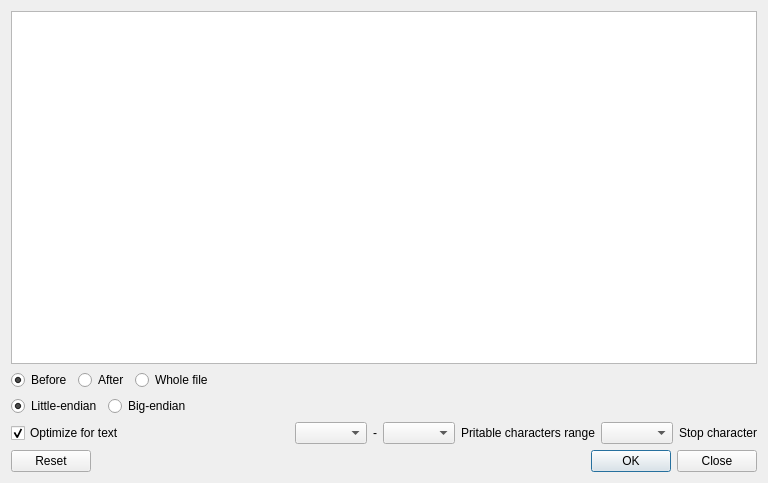
<?xml version="1.0" encoding="UTF-8"?>
<ui version="4.0">
 <class>PointersDialog</class>
 <widget class="QDialog" name="PointersDialog">
  <property name="geometry">
   <rect>
    <x>0</x>
    <y>0</y>
    <width>768</width>
    <height>483</height>
   </rect>
  </property>
  <property name="windowTitle">
   <string>Find pointers</string>
  </property>
  <property name="modal">
   <bool>true</bool>
  </property>
  <layout class="QGridLayout" name="gridLayout">
   <item row="0" column="0">
    <layout class="QVBoxLayout" name="verticalLayout">
     <property name="sizeConstraint">
      <enum>QLayout::SetMinimumSize</enum>
     </property>
     <item>
      <widget class="QTableView" name="tvPointers">
       <property name="sizeAdjustPolicy">
        <enum>QAbstractScrollArea::AdjustToContents</enum>
       </property>
       <property name="showDropIndicator" stdset="0">
        <bool>false</bool>
       </property>
       <property name="dragDropOverwriteMode">
        <bool>false</bool>
       </property>
       <property name="selectionMode">
        <enum>QAbstractItemView::SingleSelection</enum>
       </property>
       <property name="selectionBehavior">
        <enum>QAbstractItemView::SelectRows</enum>
       </property>
       <property name="sortingEnabled">
        <bool>true</bool>
       </property>
       <property name="wordWrap">
        <bool>false</bool>
       </property>
      </widget>
     </item>
     <item>
      <layout class="QGridLayout" name="gridLayout_2">
       <property name="sizeConstraint">
        <enum>QLayout::SetFixedSize</enum>
       </property>
       <item row="0" column="2">
        <widget class="QRadioButton" name="rbBoth">
         <property name="toolTip">
          <string>Search in the whole file</string>
         </property>
         <property name="text">
          <string>Whole file</string>
         </property>
         <property name="checked">
          <bool>false</bool>
         </property>
         <attribute name="buttonGroup">
          <string notr="true">bgSearchDir</string>
         </attribute>
        </widget>
       </item>
       <item row="0" column="0">
        <widget class="QRadioButton" name="rbBefore">
         <property name="toolTip">
          <string>Search only before selection</string>
         </property>
         <property name="text">
          <string>Before</string>
         </property>
         <property name="checked">
          <bool>true</bool>
         </property>
         <attribute name="buttonGroup">
          <string notr="true">bgSearchDir</string>
         </attribute>
        </widget>
       </item>
       <item row="0" column="1">
        <widget class="QRadioButton" name="rbAfter">
         <property name="toolTip">
          <string>Search only after selection</string>
         </property>
         <property name="text">
          <string>After</string>
         </property>
         <attribute name="buttonGroup">
          <string notr="true">bgSearchDir</string>
         </attribute>
        </widget>
       </item>
       <item row="0" column="3">
        <spacer name="horizontalSpacer">
         <property name="orientation">
          <enum>Qt::Horizontal</enum>
         </property>
         <property name="sizeType">
          <enum>QSizePolicy::MinimumExpanding</enum>
         </property>
         <property name="sizeHint" stdset="0">
          <size>
           <width>20</width>
           <height>20</height>
          </size>
         </property>
        </spacer>
       </item>
      </layout>
     </item>
     <item>
      <layout class="QHBoxLayout" name="horizontalLayout">
       <item>
        <widget class="QRadioButton" name="rbLE">
         <property name="text">
          <string>Little-endian</string>
         </property>
         <property name="checked">
          <bool>true</bool>
         </property>
         <attribute name="buttonGroup">
          <string notr="true">bgEndianness</string>
         </attribute>
        </widget>
       </item>
       <item>
        <widget class="QRadioButton" name="rbBE">
         <property name="text">
          <string>Big-endian</string>
         </property>
         <attribute name="buttonGroup">
          <string notr="true">bgEndianness</string>
         </attribute>
        </widget>
       </item>
       <item>
        <spacer name="horizontalSpacer_2">
         <property name="orientation">
          <enum>Qt::Horizontal</enum>
         </property>
         <property name="sizeHint" stdset="0">
          <size>
           <width>40</width>
           <height>20</height>
          </size>
         </property>
        </spacer>
       </item>
      </layout>
     </item>
     <item>
      <layout class="QHBoxLayout" name="horizontalLayout_3">
       <item>
        <widget class="QCheckBox" name="cbOptimize">
         <property name="toolTip">
          <string>Increases speed search for text pointers</string>
         </property>
         <property name="text">
          <string>Optimize for text</string>
         </property>
         <property name="checked">
          <bool>true</bool>
         </property>
        </widget>
       </item>
       <item>
        <spacer name="horizontalSpacer_4">
         <property name="orientation">
          <enum>Qt::Horizontal</enum>
         </property>
         <property name="sizeHint" stdset="0">
          <size>
           <width>40</width>
           <height>20</height>
          </size>
         </property>
        </spacer>
       </item>
       <item>
        <widget class="QComboBox" name="cbRangeStart">
         <property name="maximumSize">
          <size>
           <width>80</width>
           <height>16777215</height>
          </size>
         </property>
        </widget>
       </item>
       <item>
        <widget class="QLabel" name="lbMinus">
         <property name="text">
          <string>-</string>
         </property>
        </widget>
       </item>
       <item>
        <widget class="QComboBox" name="cbRangeEnd">
         <property name="maximumSize">
          <size>
           <width>80</width>
           <height>16777215</height>
          </size>
         </property>
        </widget>
       </item>
       <item>
        <widget class="QLabel" name="lbFirstChar">
         <property name="text">
          <string>Pritable characters range</string>
         </property>
        </widget>
       </item>
       <item>
        <widget class="QComboBox" name="cbStopChar"/>
       </item>
       <item>
        <widget class="QLabel" name="lbStopChar">
         <property name="text">
          <string>Stop character</string>
         </property>
        </widget>
       </item>
      </layout>
     </item>
     <item>
      <widget class="QDialogButtonBox" name="bbControls">
       <property name="orientation">
        <enum>Qt::Horizontal</enum>
       </property>
       <property name="standardButtons">
        <set>QDialogButtonBox::Close|QDialogButtonBox::Ok|QDialogButtonBox::Reset</set>
       </property>
       <property name="centerButtons">
        <bool>false</bool>
       </property>
      </widget>
     </item>
    </layout>
   </item>
  </layout>
 </widget>
 <resources/>
 <connections/>
 <buttongroups>
  <buttongroup name="bgSearchDir"/>
  <buttongroup name="bgEndianness"/>
 </buttongroups>
</ui>
